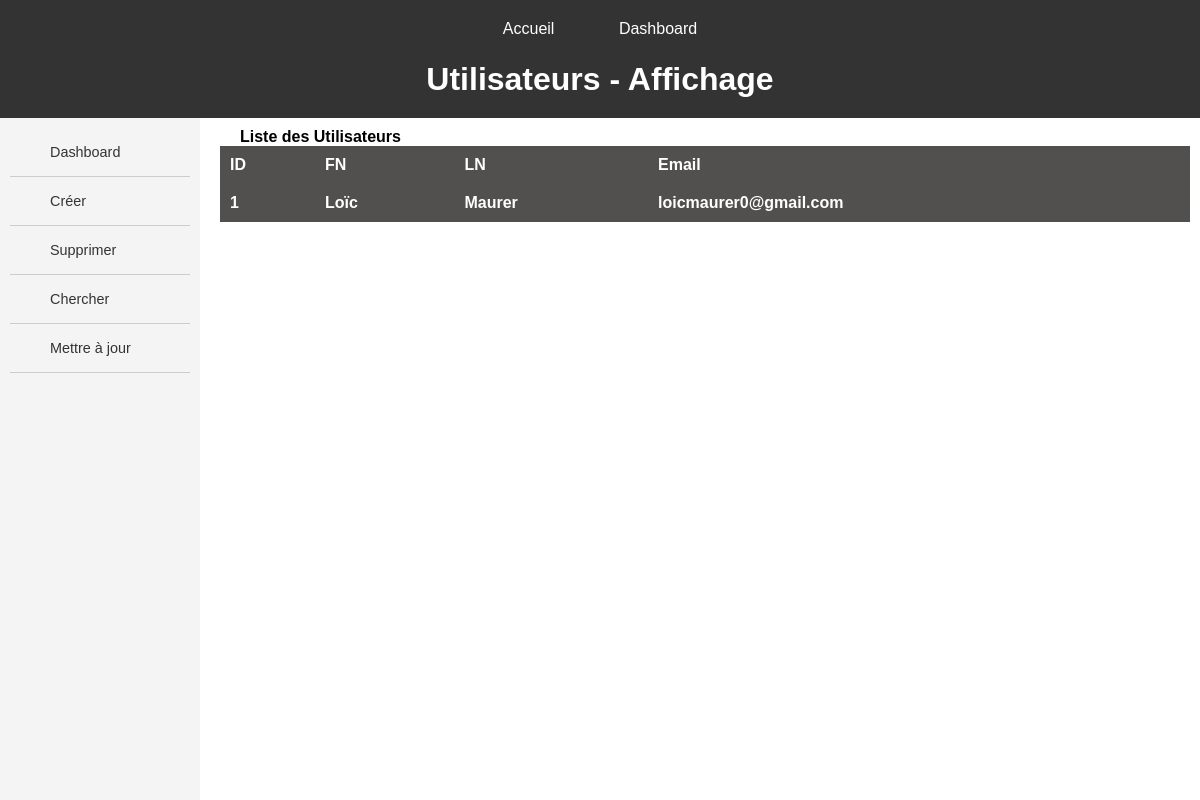
/users/, run on the app's committed database.
### servops/models.py (models this page shows, shortened)
class ServUser(models.Model):
    first_name = models.CharField(max_length=100)
    last_name = models.CharField(max_length=100)
    email = models.EmailField(unique=True)

### servops/views.py (the view)
# urls.py: path('users/', views.users, name='users_crud'),
def users(request):
    users = ServUser.objects.all()
    return render(request, 'servops/CRUD/CRUD_utilisateurs/home.html', {'users': users})

### servops/templates/servops/CRUD/CRUD_utilisateurs/home.html (shortened to what this page needs)
{% extends "servops/MAIN/main_dashboard.html" %}
{% load static %}
{% block header %}Utilisateurs -  Affichage {% endblock %}
{% block sidebar %}
<ul>
    <li><a href="{% url 'dashboard' %}" class="button">Dashboard</a></li>
    <li><a href="{% url 'create_users' %}" class="button">Créer</a></li>
    <li><a href="{% url 'delete_users' %}" class="button">Supprimer</a></li>
    <li><a href="{% url 'read_users'%}" class="button">Chercher</a></li>
    <li><a href="{% url 'update_users'%}" class="button">Mettre à jour</a></li>
</ul>
{% endblock sidebar %}
{% block content %}
<h2> Liste des Utilisateurs </h2>
<table class="table-user">
    <tr> <th>ID</th> <th>FN</th> <th>LN</th> <th>Email</th> </tr>
{% for user in users %}
    <tr> <th>{{user.id}}</th> <th>{{user.first_name}}</th> <th>{{user.last_name}}</th> <th>{{user.email}}</th>
    {% empty %}
    <li>Aucun utilisateur trouvé.</li>
{% endfor %}
</table>
{% endblock content %}

### servops/static/main.css (style rules this page uses)
* { margin: 0; padding: 0; box-sizing: border-box; }
html, body { width: 100%; height: 100%; font-family: Arial, sans-serif; }
html { scroll-behavior: smooth; }
.bar ul { list-style-type: none; padding: 0; margin: 0; }
.bar ul li { padding: 8px 10px; border-bottom: 1px solid #ccc; font-size: 0.9em; }
.bar ul li a { text-decoration: none; color: #333; display: block; padding: 8px 10px; }
main p, main h1, main h2, main h3, a { font-size: 1em; margin-left: 20px; }
.table-user { width: 100%; border-collapse: collapse; }
.table-user th { background-color: rgb(82, 79, 79); color: #fff; padding: 10px; text-align: left; }

### data on the page
ServUser: id "1", first_name "Loïc", last_name "Maurer", email "loicmaurer0@gmail.com"
